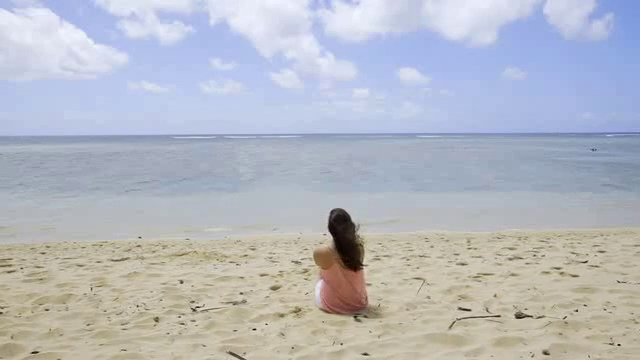
#> input picture frame 15 of assets/sample_640x360.mp4, 640 x 360 px
$ jupyter execute main_refactored.ipynb
#> lines starting #> are read from the running program, lines starting #| are printed output that depends on the picture
[cell 1]
import numpy as np
import cv2
import hdbscan

from sklearn.cluster import KMeans
from tqdm import tqdm
from matplotlib import pyplot as plt

[cell 2]
def segment_kmeans(image, color_space='RGB', num_clusters=3, channel='all'):
    if color_space == 'Lab':
        image = cv2.cvtColor(image, cv2.COLOR_BGR2LAB)

    if channel != 'all':
        image = image[:, :, int(channel)]
        image = image[:, :, np.newaxis]

    pixel_values = image.reshape((-1, image.shape[2]))
    pixel_values = np.float32(pixel_values)

    kmeans = KMeans(n_clusters=num_clusters, random_state=0)
    labels = kmeans.fit_predict(pixel_values)
    centers = np.uint8(kmeans.cluster_centers_)

    segmented_image = centers[labels.flatten()]
    segmented_image = segmented_image.reshape(image.shape)

    return segmented_image

[cell 3]
# [26 lines left out: function segment_dbscan, not called in this run]

[cell 4]
# [22 lines left out: function segment_seeds, not called in this run]

[cell 5]
# [31 lines left out: function segment_region_growing, not called in this run]

[cell 6]
# [24 lines left out: function segment_watershed, not called in this run]

[cell 7]
def process_video(input_video_path, output_video_path, segmentation_function, **kwargs):
#> called with input_video_path = '../assets/sample_640x360.mp4', output_video_path = 'output_video_kmeans.mp4'
    cap = cv2.VideoCapture(input_video_path)
    if not cap.isOpened():
        print("Ошибка при открытии видеофайла")
        return

    fourcc = cv2.VideoWriter_fourcc(*'XVID')
    fps = int(cap.get(cv2.CAP_PROP_FPS))
    frame_size = (int(cap.get(cv2.CAP_PROP_FRAME_WIDTH)), int(cap.get(cv2.CAP_PROP_FRAME_HEIGHT)))
    out = cv2.VideoWriter(output_video_path, fourcc, fps, frame_size)

    total_frames = int(cap.get(cv2.CAP_PROP_FRAME_COUNT))

    pbar = tqdm(total=total_frames, unit="frame", desc="Processing Video")

    while True:
        ret, frame = cap.read()
#> frame is the input picture: shape (360, 640, 3); mean B, G, R 193.1, 184.9, 181.4
        if not ret:
            break

        segmented_frame = segmentation_function(frame, **kwargs)
#> in segment_kmeans, `segmented_image = segmented_image.reshape(image.shape)`:
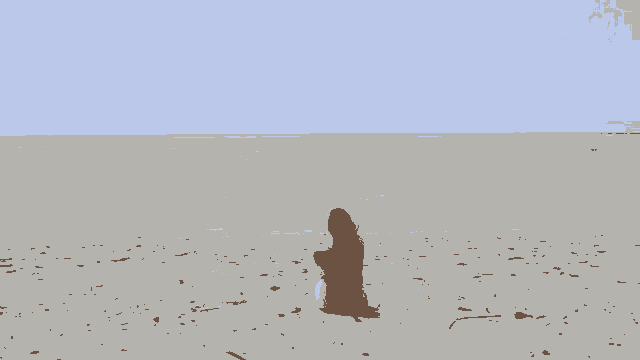
#> segmented_image: shape (360, 640, 3); mean B, G, R 193.1, 184.4, 181.2

        out.write(segmented_frame)

        pbar.update(1)

    pbar.close()

    cap.release()
    out.release()
    cv2.destroyAllWindows()


$ run again, starting later in the video
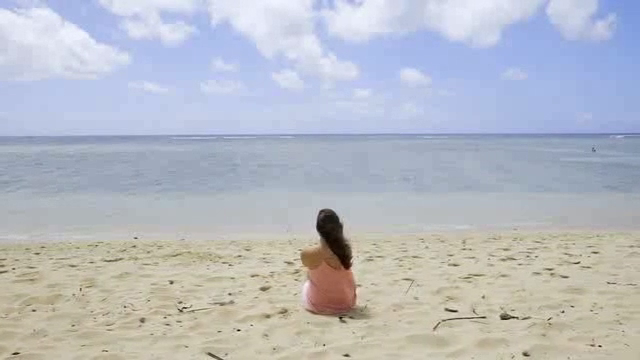
#> input picture frame 68 of assets/sample_640x360.mp4, 640 x 360 px
#> in process_video, frame is the input picture: shape (360, 640, 3); mean B, G, R 195.3, 187.1, 183.3
#> in segment_kmeans, `segmented_image = segmented_image.reshape(image.shape)`:
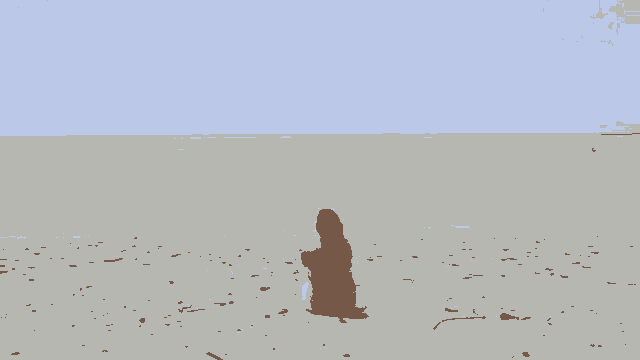
#> segmented_image: shape (360, 640, 3); mean B, G, R 194.8, 187, 182.7

$ run again, starting later in the video
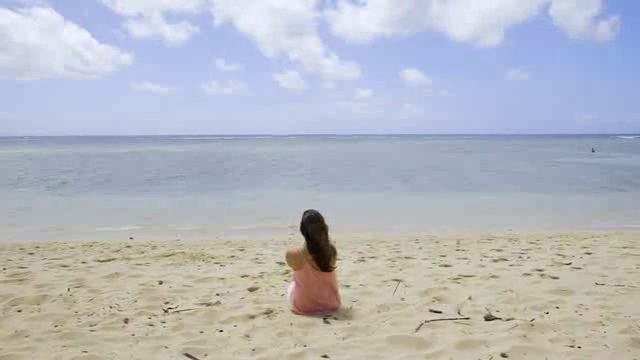
#> input picture frame 122 of assets/sample_640x360.mp4, 640 x 360 px
#> in process_video, frame is the input picture: shape (360, 640, 3); mean B, G, R 193, 185, 181.2
#> in segment_kmeans, `segmented_image = segmented_image.reshape(image.shape)`:
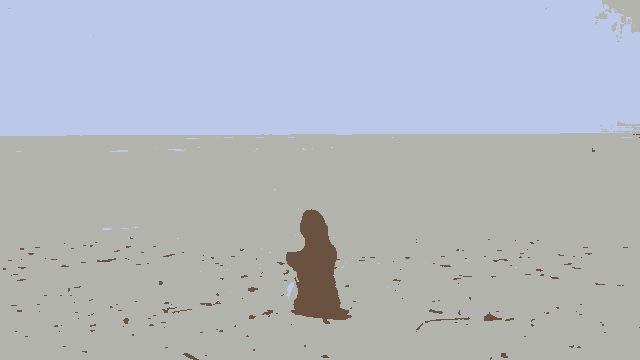
#> segmented_image: shape (360, 640, 3); mean B, G, R 192.3, 184.5, 180.6
